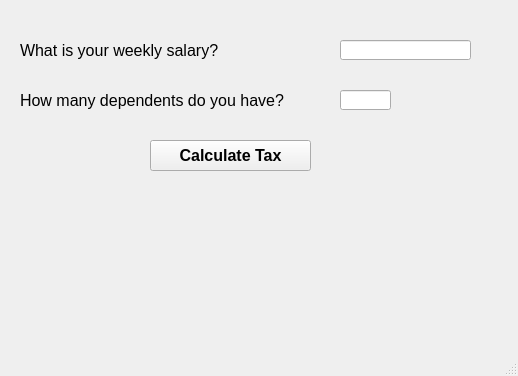
<?xml version="1.0" encoding="UTF-8"?>
<ui version="4.0">
 <class>MainWindow</class>
 <widget class="QMainWindow" name="MainWindow">
  <property name="geometry">
   <rect>
    <x>0</x>
    <y>0</y>
    <width>518</width>
    <height>376</height>
   </rect>
  </property>
  <property name="windowTitle">
   <string>Tax Calculator</string>
  </property>
  <widget class="QWidget" name="centralwidget">
   <widget class="QLabel" name="labelWhatIs">
    <property name="geometry">
     <rect>
      <x>20</x>
      <y>40</y>
      <width>251</width>
      <height>21</height>
     </rect>
    </property>
    <property name="font">
     <font>
      <pointsize>12</pointsize>
      <weight>50</weight>
      <bold>false</bold>
     </font>
    </property>
    <property name="text">
     <string>What is your weekly salary?</string>
    </property>
   </widget>
   <widget class="QLabel" name="labelHowMany">
    <property name="geometry">
     <rect>
      <x>20</x>
      <y>90</y>
      <width>311</width>
      <height>21</height>
     </rect>
    </property>
    <property name="font">
     <font>
      <pointsize>12</pointsize>
      <weight>50</weight>
      <bold>false</bold>
     </font>
    </property>
    <property name="text">
     <string>How many dependents do you have?</string>
    </property>
   </widget>
   <widget class="QLineEdit" name="lineEditSalary">
    <property name="geometry">
     <rect>
      <x>340</x>
      <y>40</y>
      <width>131</width>
      <height>20</height>
     </rect>
    </property>
   </widget>
   <widget class="QLineEdit" name="lineEditDependents">
    <property name="geometry">
     <rect>
      <x>340</x>
      <y>90</y>
      <width>51</width>
      <height>20</height>
     </rect>
    </property>
   </widget>
   <widget class="QPushButton" name="pushButtonCalculateTax">
    <property name="geometry">
     <rect>
      <x>150</x>
      <y>140</y>
      <width>161</width>
      <height>31</height>
     </rect>
    </property>
    <property name="font">
     <font>
      <pointsize>12</pointsize>
      <weight>75</weight>
      <bold>true</bold>
     </font>
    </property>
    <property name="text">
     <string>Calculate Tax</string>
    </property>
   </widget>
   <widget class="QLabel" name="labelProvincialTax">
    <property name="geometry">
     <rect>
      <x>20</x>
      <y>200</y>
      <width>431</width>
      <height>21</height>
     </rect>
    </property>
    <property name="font">
     <font>
      <pointsize>12</pointsize>
      <weight>50</weight>
      <bold>false</bold>
     </font>
    </property>
    <property name="text">
     <string/>
    </property>
   </widget>
   <widget class="QLabel" name="labelDependentDeduction">
    <property name="geometry">
     <rect>
      <x>20</x>
      <y>240</y>
      <width>431</width>
      <height>21</height>
     </rect>
    </property>
    <property name="font">
     <font>
      <pointsize>12</pointsize>
      <weight>50</weight>
      <bold>false</bold>
     </font>
    </property>
    <property name="text">
     <string/>
    </property>
   </widget>
   <widget class="QLabel" name="labelTotalWithheld">
    <property name="geometry">
     <rect>
      <x>20</x>
      <y>260</y>
      <width>431</width>
      <height>21</height>
     </rect>
    </property>
    <property name="font">
     <font>
      <pointsize>12</pointsize>
      <weight>50</weight>
      <bold>false</bold>
     </font>
    </property>
    <property name="text">
     <string/>
    </property>
   </widget>
   <widget class="QLabel" name="labelTotalTakeHomePay">
    <property name="geometry">
     <rect>
      <x>20</x>
      <y>280</y>
      <width>431</width>
      <height>21</height>
     </rect>
    </property>
    <property name="font">
     <font>
      <pointsize>12</pointsize>
      <weight>50</weight>
      <bold>false</bold>
     </font>
    </property>
    <property name="text">
     <string/>
    </property>
   </widget>
   <widget class="QLabel" name="labelFederalTax">
    <property name="geometry">
     <rect>
      <x>20</x>
      <y>220</y>
      <width>431</width>
      <height>21</height>
     </rect>
    </property>
    <property name="font">
     <font>
      <pointsize>12</pointsize>
      <weight>50</weight>
      <bold>false</bold>
     </font>
    </property>
    <property name="text">
     <string/>
    </property>
   </widget>
  </widget>
  <widget class="QMenuBar" name="menubar">
   <property name="geometry">
    <rect>
     <x>0</x>
     <y>0</y>
     <width>518</width>
     <height>21</height>
    </rect>
   </property>
  </widget>
  <widget class="QStatusBar" name="statusbar"/>
 </widget>
 <resources/>
 <connections/>
</ui>
